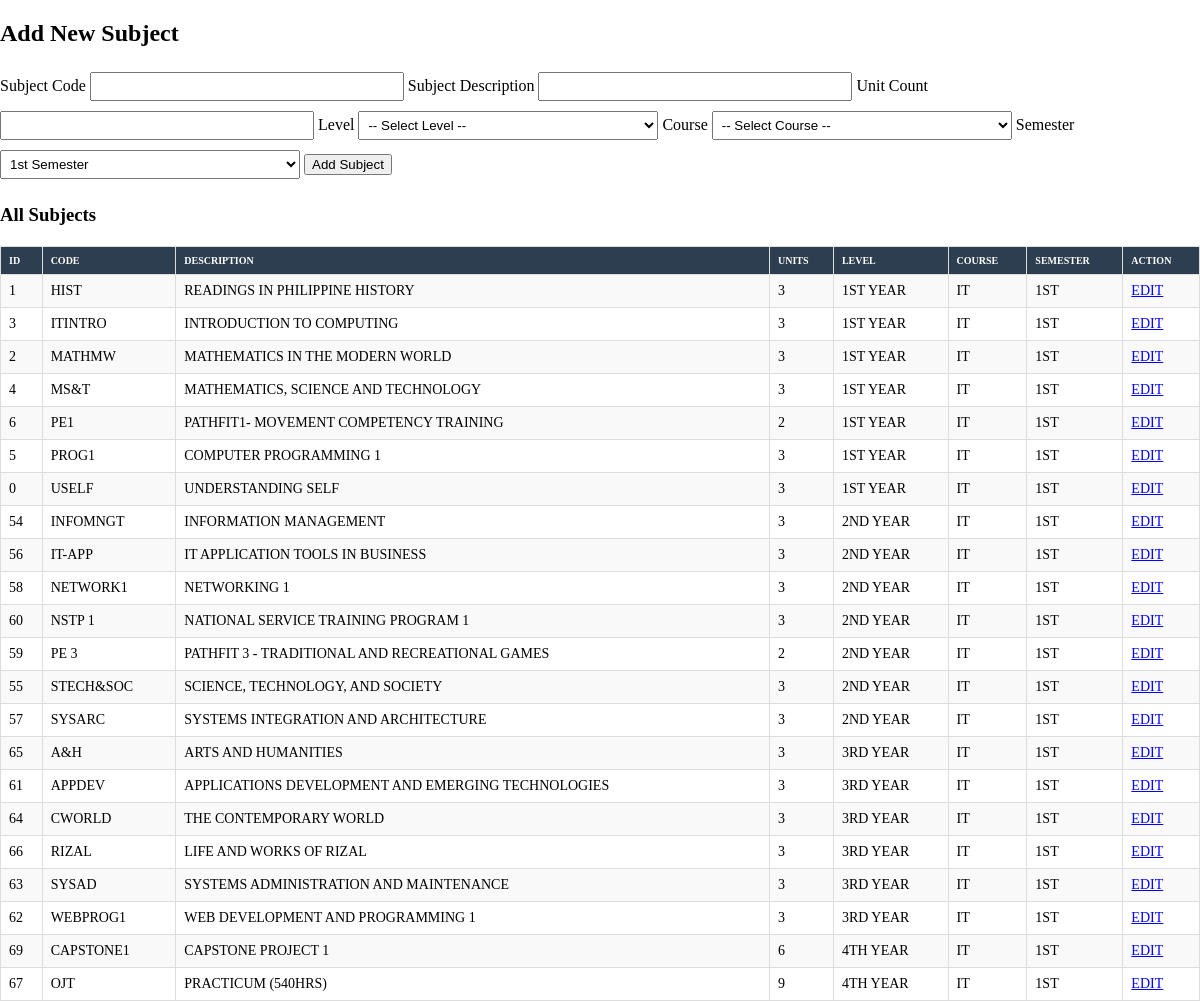
/manage_subjects.php (signed in), run on the app's committed database.
### tables this page shows
CREATE TABLE `escr_subjects` (
  `subj_code` varchar(255) NOT NULL,
  `subj_desc` varchar(255) NOT NULL,
  `unit_count` int(255) NOT NULL,
  `level` varchar(255) NOT NULL,
  `ID` int(11) NOT NULL,
  `subj_sort` varchar(11) NOT NULL,
  `semester` tinyint(4) NOT NULL DEFAULT 1
);

### manage_subjects.php (the view, shortened to what this page needs)
<?php
$conn = mysqli_connect("sql112.infinityfree.com", "if0_40025418", "milkosry4", "if0_40025418_escr_dbase");
$subject_id = $_GET['id'] ?? null;
$subj_code = $subj_desc = $unit_count = $level = $subj_sort = $semester = '';
$all_subjects = mysqli_query($conn, "SELECT * FROM escr_subjects ORDER BY level, semester, subj_sort, subj_code");
?>
<!DOCTYPE html>
<html lang="en">
<head>
<link rel="stylesheet" href="admin.css?v1">
</head>
<body>
<h2><?php echo $subject_id ? "Edit Subject" : "Add New Subject"; ?></h2>
<form method="POST">
    <label>Subject Code</label>
    <input type="text" name="subj_code" value="<?php echo htmlspecialchars($subj_code); ?>" required>
    <label>Subject Description</label>
    <input type="text" name="subj_desc" value="<?php echo htmlspecialchars($subj_desc); ?>" required>
    <label>Unit Count</label>
    <input type="number" name="unit_count" value="<?php echo htmlspecialchars($unit_count); ?>" required min="1">
    <label>Level</label>
    <select name="level" required>
        <option value="">-- Select Level --</option>
    </select>
    <label>Course</label>
    <select name="subj_sort" required>
        <option value="">-- Select Course --</option>
    </select>
    <label>Semester</label>
    <select name="semester" required>
        <option value="1" <?php if($semester==1) echo 'selected'; ?>>1st Semester</option>
    </select>
    <button type="submit"><?php echo $subject_id ? "Update Subject" : "Add Subject"; ?></button>
</form>
<h3>All Subjects</h3>
<table>
<tr>
<th>ID</th><th>Code</th><th>Description</th><th>Units</th><th>Level</th><th>Course</th><th>Semester</th><th>Action</th>
</tr>
<?php while ($row = mysqli_fetch_assoc($all_subjects)): ?>
<tr>
<td><?php echo $row['ID']; ?></td>
<td><?php echo htmlspecialchars($row['subj_code']); ?></td>
<td><?php echo htmlspecialchars($row['subj_desc']); ?></td>
<td><?php echo $row['unit_count']; ?></td>
<td><?php echo $row['level']; ?></td>
<td><?php echo $row['subj_sort']; ?></td>
<td><?php echo $row['semester']==1?'1st':'2nd'; ?></td>
<td><a href="?id=<?php echo $row['ID']; ?>" style="color:blue;">Edit</a></td>
</tr>
<?php endwhile; ?>
</table>
</body>
</html>

### admin.css (style rules this page uses)
body { width: 100%; margin: auto; }
table { width: 90%; border-collapse: collapse; margin-top: 0; text-transform: uppercase; }
table, th, td { border: 1px solid #ddd; font-size: 10px; }
th { background: #2c3e50; color: #fff; padding: 10px; text-align: left; }
td { padding: 8px; font-size: 14px; }
tr:nth-child(even) { background: #f9f9f9; }

### manage_subjects.php (style rules this page uses)
form { margin-bottom:20px; }
input, select { padding:5px; margin:5px 0; width:100%; max-width:300px; }
table { border-collapse: collapse; width:100%; margin-top:20px; }
th, td { border:1px solid #ddd; padding:8px; }
th { background:#2c3e50; color:#fff; }
tr:nth-child(even) { background:#f9f9f9; }

### data on the page
escr_subjects: ID "1", subj_code "HIST", subj_desc "READINGS IN PHILIPPINE HISTORY", unit_count "3", level "1ST YEAR", subj_sort "IT", semester "1ST"
escr_subjects: ID "3", subj_code "ITINTRO", subj_desc "INTRODUCTION TO COMPUTING", unit_count "3", level "1ST YEAR", subj_sort "IT", semester "1ST"
escr_subjects: ID "2", subj_code "MATHMW", subj_desc "MATHEMATICS IN THE MODERN WORLD", unit_count "3", level "1ST YEAR", subj_sort "IT", semester "1ST"
escr_subjects: ID "4", subj_code "MS&T", subj_desc "MATHEMATICS, SCIENCE AND TECHNOLOGY", unit_count "3", level "1ST YEAR", subj_sort "IT", semester "1ST"
escr_subjects: ID "6", subj_code "PE1", subj_desc "PATHFIT1- MOVEMENT COMPETENCY TRAINING", unit_count "2", level "1ST YEAR", subj_sort "IT", semester "1ST"
escr_subjects: ID "5", subj_code "PROG1", subj_desc "COMPUTER PROGRAMMING 1", unit_count "3", level "1ST YEAR", subj_sort "IT", semester "1ST"
escr_subjects: ID "0", subj_code "USELF", subj_desc "UNDERSTANDING SELF", unit_count "3", level "1ST YEAR", subj_sort "IT", semester "1ST"
escr_subjects: ID "54", subj_code "INFOMNGT", subj_desc "INFORMATION MANAGEMENT", unit_count "3", level "2ND YEAR", subj_sort "IT", semester "1ST"
escr_subjects: ID "56", subj_code "IT-APP", subj_desc "IT APPLICATION TOOLS IN BUSINESS", unit_count "3", level "2ND YEAR", subj_sort "IT", semester "1ST"
escr_subjects: ID "58", subj_code "NETWORK1", subj_desc "NETWORKING 1", unit_count "3", level "2ND YEAR", subj_sort "IT", semester "1ST"
escr_subjects: ID "60", subj_code "NSTP 1", subj_desc "NATIONAL SERVICE TRAINING PROGRAM 1", unit_count "3", level "2ND YEAR", subj_sort "IT", semester "1ST"
escr_subjects: ID "59", subj_code "PE 3", subj_desc "PATHFIT 3 - TRADITIONAL AND RECREATIONAL GAMES", unit_count "2", level "2ND YEAR", subj_sort "IT", semester "1ST"
escr_subjects: ID "55", subj_code "STECH&SOC", subj_desc "SCIENCE, TECHNOLOGY, AND SOCIETY", unit_count "3", level "2ND YEAR", subj_sort "IT", semester "1ST"
escr_subjects: ID "57", subj_code "SYSARC", subj_desc "SYSTEMS INTEGRATION AND ARCHITECTURE", unit_count "3", level "2ND YEAR", subj_sort "IT", semester "1ST"
escr_subjects: ID "65", subj_code "A&H", subj_desc "ARTS AND HUMANITIES", unit_count "3", level "3RD YEAR", subj_sort "IT", semester "1ST"
escr_subjects: ID "61", subj_code "APPDEV", subj_desc "APPLICATIONS DEVELOPMENT AND EMERGING TECHNOLOGIES", unit_count "3", level "3RD YEAR", subj_sort "IT", semester "1ST"
escr_subjects: ID "64", subj_code "CWORLD", subj_desc "THE CONTEMPORARY WORLD", unit_count "3", level "3RD YEAR", subj_sort "IT", semester "1ST"
escr_subjects: ID "66", subj_code "RIZAL", subj_desc "LIFE AND WORKS OF RIZAL", unit_count "3", level "3RD YEAR", subj_sort "IT", semester "1ST"
escr_subjects: ID "63", subj_code "SYSAD", subj_desc "SYSTEMS ADMINISTRATION AND MAINTENANCE", unit_count "3", level "3RD YEAR", subj_sort "IT", semester "1ST"
escr_subjects: ID "62", subj_code "WEBPROG1", subj_desc "WEB DEVELOPMENT AND PROGRAMMING 1", unit_count "3", level "3RD YEAR", subj_sort "IT", semester "1ST"
escr_subjects: ID "69", subj_code "CAPSTONE1", subj_desc "CAPSTONE PROJECT 1", unit_count "6", level "4TH YEAR", subj_sort "IT", semester "1ST"
escr_subjects: ID "67", subj_code "OJT", subj_desc "PRACTICUM (540HRS)", unit_count "9", level "4TH YEAR", subj_sort "IT", semester "1ST"
